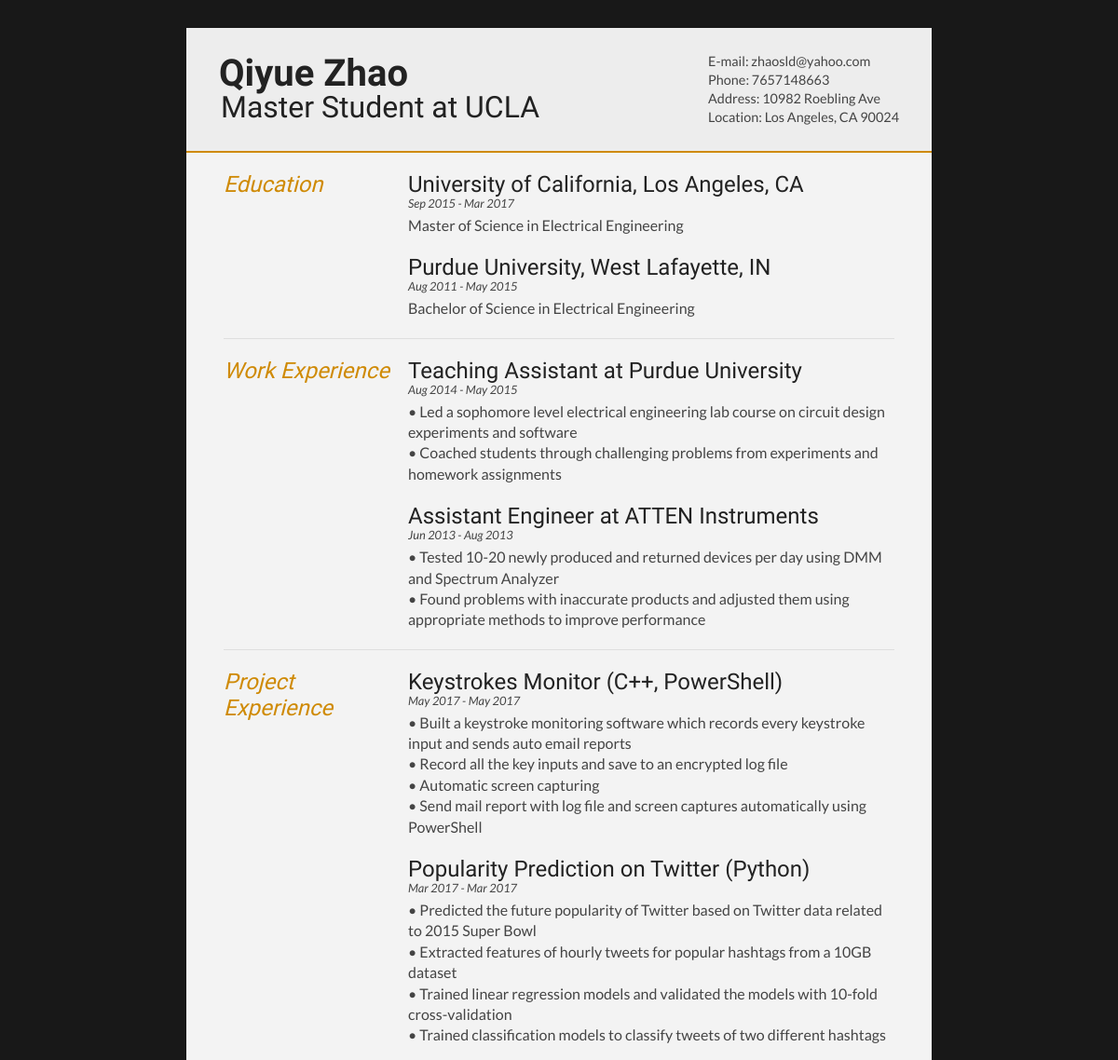
The page /resume/web_resume/ (signed in, upper part) on the database as committed earlier.
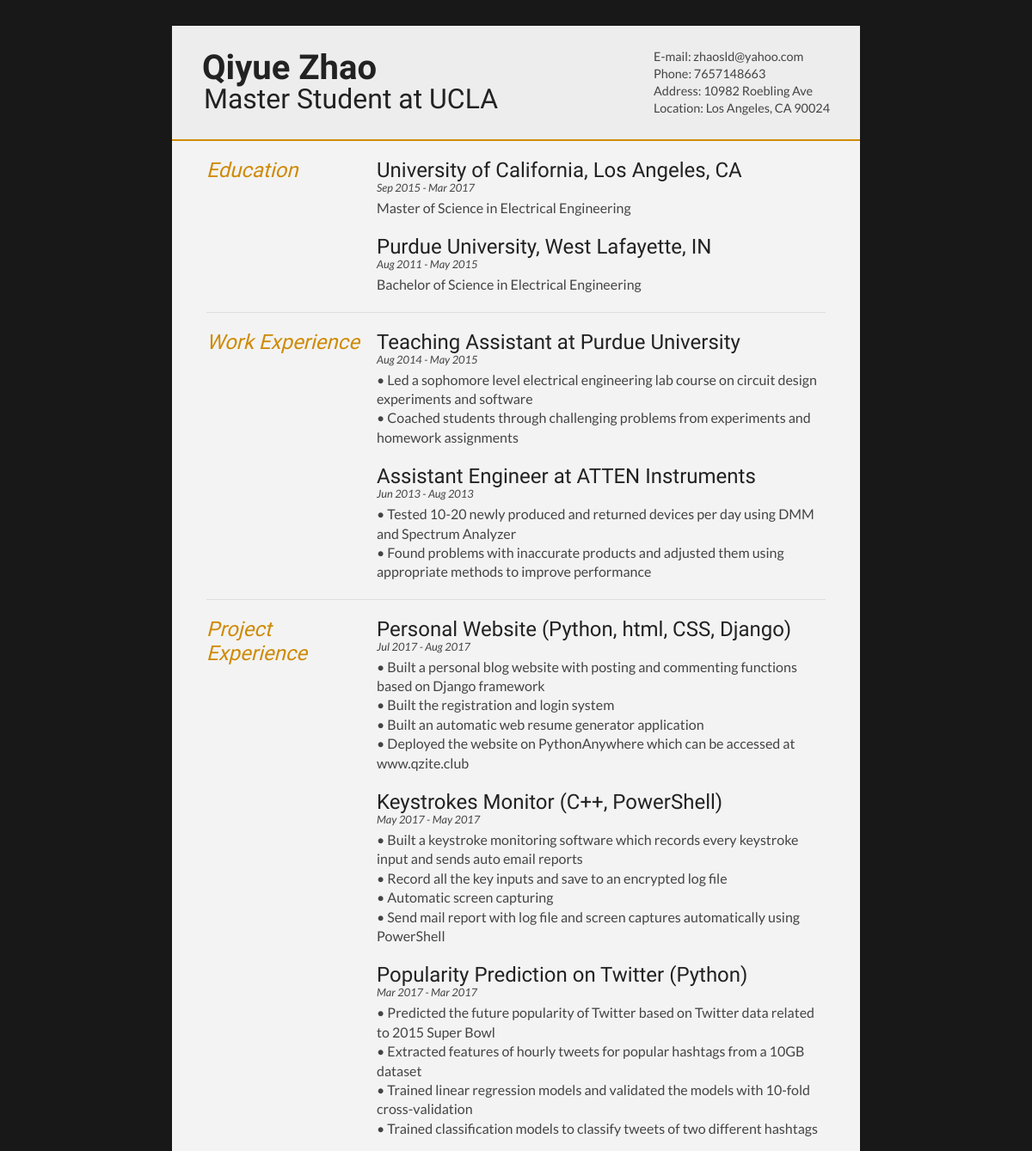
The same page on the database as committed later.
### myresume/models.py (models this page shows, shortened)
class res_education(models.Model):
    user = models.ForeignKey('auth.User')
    education_name = models.CharField(max_length=150, verbose_name="school")
    degree = models.CharField(max_length=150,verbose_name="degree")
    major = models.CharField(max_length=150,blank=True, verbose_name="Major")
    start_date = models.DateField(default = timezone.now)
    end_date = models.DateField(default = timezone.now)

class res_work(models.Model):
    user = models.ForeignKey('auth.User')
    work_title = models.CharField(max_length=150, verbose_name="title")
    company_name = models.CharField(max_length=150, verbose_name="company")
    start_date = models.DateField(default = timezone.now)
    end_date = models.DateField(default = timezone.now)
    description = models.TextField(verbose_name="project description")

class res_project(models.Model):
    user = models.ForeignKey('auth.User')
    project_name = models.CharField(max_length=150, verbose_name="project name")
    start_date = models.DateField(default = timezone.now)
    end_date = models.DateField(default = timezone.now)
    description = models.TextField(verbose_name="project description")

### myresume/views.py (the view)
class WebResumeListView(LoginRequiredMixin,ListView):
    template_name = 'myresume/webcv.html'
    context_object_name = 'basic_info_list'
    queryset = res_basic.objects.all()
    def get_context_data(self, **kwargs):
        context = super(WebResumeListView, self).get_context_data(**kwargs)
        context['basic_info_list'] = res_basic.objects.filter(user=self.request.user)
        context['education_list'] = res_education.objects.filter(user=self.request.user).order_by("-start_date")
        context['project_list'] = res_project.objects.filter(user=self.request.user).order_by("-start_date")
        context['work_list'] = res_work.objects.filter(user=self.request.user).order_by("-start_date")
        context['skill_list'] = res_skill.objects.filter(user=self.request.user)
        context['award_list'] = res_award.objects.filter(user=self.request.user).order_by("-get_year")
        return context

### myresume/models.py (called while the page is built)
    def full_name(self):
        return " ".join([self.first_name, self.last_name])

### myresume/templates/myresume/webcv.html (shortened to what this page needs)
<!DOCTYPE html>
{% load staticfiles %}
<html>
<head>
<link type="text/css" rel="stylesheet" href="{% static 'CSS/webcv.css' %}">
</head>
<body id="top">
<div id="cv" class="instaFade">
	<div class="mainDetails">
		<div id="name">
			<h1 class="quickFade delayTwo">{{basic_info_list.0.full_name}}</h1>
			<h2 class="quickFade delayThree">{{basic_info_list.0.title}}</h2>
		</div>
		<div id="contactDetails" class="quickFade delayFour">
			<ul>
				<li>E-mail: <a href="{{basic_info_list.0.email}}" target="_blank">{{basic_info_list.0.email}}</a></li>
				<li>Phone: {{basic_info_list.0.phone}}</li>
				<li>Address: {{basic_info_list.0.address}}</li>
				<li>Location: {{basic_info_list.0.city}}, {{basic_info_list.0.state}} {{basic_info_list.0.zipcode}}</li>
			</ul>
		</div>
	</div>
	<div id="mainArea" class="quickFade delayFive">
{% if education_list.count != 0%}
		<section>
			<div class="sectionTitle">
				<h1>Education</h1>
			</div>
			<div class="sectionContent">
				{% for info in education_list %}
				<article>
					<h2>{{info.education_name}}</h2>
					<p class="subDetails">{{ info.start_date|date:"M Y"}} - {{ info.end_date|date:"M Y"}}</p>
					<p>{{info.degree}} in {{info.major}}</p>
				</article>
				{% endfor %}
			</div>
		</section>
	{% endif %}
{% if work_list.count != 0%}
		<section>
			<div class="sectionTitle">
				<h1>Work Experience</h1>
			</div>
			<div class="sectionContent">
				{% for info in work_list %}
				<article>
					<h2>{{info.work_title}} at {{info.company_name}}</h2>
					<p class="subDetails">{{ info.start_date|date:"M Y"}} - {{ info.end_date|date:"M Y"}}</p>
					<p>{{info.description|safe|linebreaksbr}}</p>
				</article>
				{% endfor %}
			</div>
		</section>
{% endif %}
{% if project_list.count != 0%}
		<section>
			<div class="sectionTitle">
				<h1>Project Experience</h1>
			</div>
			<div class="sectionContent">
				{% for info in project_list %}
				<article>
					<h2>{{info.project_name}}</h2>
					<p class="subDetails">{{ info.start_date|date:"M Y"}} - {{ info.end_date|date:"M Y"}}</p>
					<p>{{info.description|safe|linebreaksbr}}</p>
				</article>
				{% endfor %}
			</div>
		</section>
{% endif %}
	</div>
</div>
</body>
</html>

Rows that differ between the two databases and show on the page:
added res_project: project_name "Personal Website (Python, html, CSS, Django)", start_date "Jul 2017", end_date "Aug 2017", description "• Built a personal blog website with posting and commenting functions based on Django framework • Built the registration and login system • Built an automatic web resume generator application • Deployed the website on PythonAnywhere which can be accessed at www.qzite.club"
